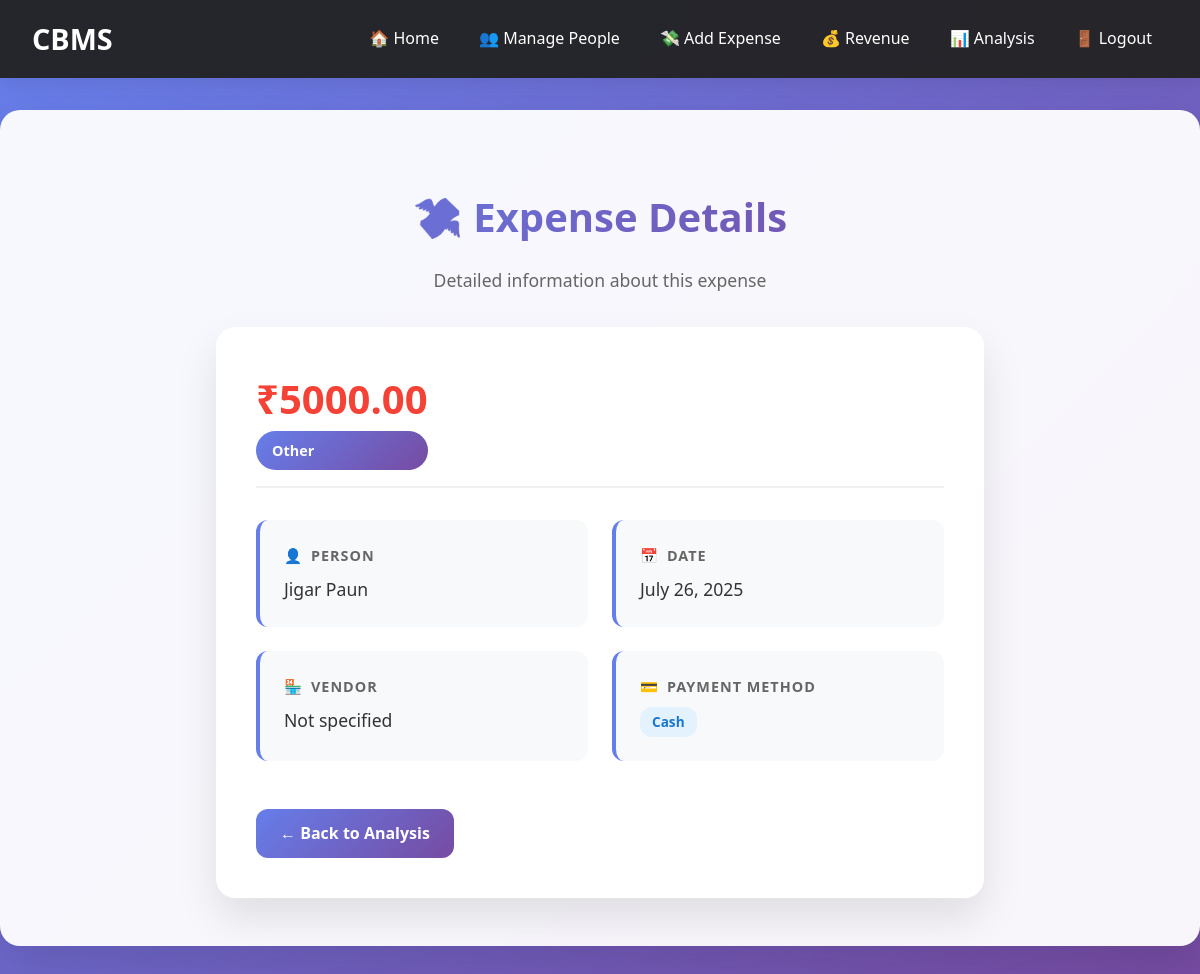
The app's page /expense/5/ (signed in) with its own data.
### budget/models.py (models this page shows)
class Expense(models.Model):
    CATEGORY_CHOICES = [
        ('marketing', 'Marketing'),
        ('salaries', 'Salaries'),
        ('utilities', 'Utilities'),
        ('rent', 'Rent'),
        ('equipment', 'Equipment'),
        ('travel', 'Travel'),
        ('food', 'Food & Entertainment'),
        ('other', 'Other'),
    ]
    PAYMENT_METHOD_CHOICES = [
        ('cash', 'Cash'),
        ('card', 'Credit/Debit Card'),
        ('bank_transfer', 'Bank Transfer'),
        ('check', 'Check'),
        ('digital_wallet', 'Digital Wallet'),
        ('other', 'Other'),
    ]
    user = models.ForeignKey(User, on_delete=models.CASCADE, related_name='expenses')
    person = models.ForeignKey(Person, on_delete=models.CASCADE, related_name='expenses')
    amount = models.DecimalField(max_digits=10, decimal_places=2)
    category = models.CharField(max_length=20, choices=CATEGORY_CHOICES, default='other')
    vendor = models.CharField(max_length=200, blank=True, null=True)
    payment_method = models.CharField(max_length=20, choices=PAYMENT_METHOD_CHOICES, default='cash')
    date = models.DateField()
    notes = models.TextField(blank=True, null=True)

class Person(models.Model):
    user = models.ForeignKey(User, on_delete=models.CASCADE, related_name='persons')
    name = models.CharField(max_length=100)
    email = models.EmailField()
    num = models.IntegerField(default=0)
    job_post = models.CharField(max_length=100, blank=True, null=True)
    class Meta:
        unique_together = ['user', 'email']  # Email should be unique per user

### budget/views.py (the view)
# urls.py: path('expense/<int:expense_id>/', v.expense_detail, name='expense_detail'),
@login_required(login_url='login')
def expense_detail(request, expense_id):
    expense = get_object_or_404(Expense, id=expense_id, user=request.user)
    return render(request, 'expense_detail.html', {'expense': expense})

### budget/templates/expense_detail.html (shortened to what this page needs)
{% extends "base.html" %}
{% load static %}
{% block content %}
<div class="detail-container">
    <div class="page-header">
        <h1 class="page-title">💸 Expense Details</h1>
        <p class="page-subtitle">Detailed information about this expense</p>
    </div>
    <div class="expense-card">
        <div class="expense-header">
            <div>
                <div class="expense-amount">₹{{ expense.amount|floatformat:2 }}</div>
                <div class="expense-category">{{ expense.get_category_display }}</div>
            </div>
        </div>
        <div class="detail-grid">
            <div class="detail-item">
                <div class="detail-label">
                    <span>👤</span>
                    Person
                </div>
                <div class="detail-value">{{ expense.person.name }}</div>
            </div>
            <div class="detail-item">
                <div class="detail-label">
                    <span>📅</span>
                    Date
                </div>
                <div class="detail-value">{{ expense.date|date:"F d, Y" }}</div>
            </div>
            <div class="detail-item">
                <div class="detail-label">
                    <span>🏪</span>
                    Vendor
                </div>
                <div class="detail-value">{{ expense.vendor|default:"Not specified" }}</div>
            </div>
            <div class="detail-item">
                <div class="detail-label">
                    <span>💳</span>
                    Payment Method
                </div>
                <div class="detail-value">
                    <span class="payment-method-badge">{{ expense.get_payment_method_display }}</span>
                </div>
            </div>
        </div>
        <a href="{% url 'account_analysis' %}" class="back-button">← Back to Analysis</a>
    </div>
</div>
{% endblock %}

### budget/templates/base.html (style rules this page uses)
* { box-sizing: border-box; }
body { margin: 0; font-family: 'Segoe UI', Tahoma, Geneva, Verdana, sans-serif; background: linear-gradient(135deg, #667eea 0%, #764ba2 100%); min-height: 100vh; line-height: 1.6; }

### budget/templates/expense_detail.html (style rules this page uses)
.detail-container { padding: 1rem; max-width: 800px; margin: 0 auto; }
.page-header { text-align: center; margin-bottom: 2rem; }
.page-title { font-size: 2.5rem; font-weight: 700; background: linear-gradient(135deg, #667eea 0%, #764ba2 100%); -webkit-background-clip: text; -webkit-text-fill-color: transparent; background-clip: text; margin-bottom: 0.5rem; }
.page-subtitle { color: #666; font-size: 1.1rem; }
.expense-card { background: rgba(255,255,255,0.95); backdrop-filter: blur(10px); border-radius: 20px; padding: 2.5rem; box-shadow: 0 20px 40px rgba(0,0,0,0.1); animation: fadeInUp 0.8s ease-out; }
.expense-header { display: flex; align-items: center; justify-content: space-between; margin-bottom: 2rem; padding-bottom: 1rem; border-bottom: 2px solid #f0f0f0; }
.expense-amount { font-size: 2.5rem; font-weight: 700; color: #f44336; }
.expense-category { background: linear-gradient(135deg, #667eea 0%, #764ba2 100%); color: white; padding: 0.5rem 1rem; border-radius: 20px; font-weight: 600; font-size: 0.9rem; }
.detail-grid { display: grid; grid-template-columns: repeat(auto-fit, minmax(250px, 1fr)); gap: 1.5rem; margin-bottom: 2rem; }
.detail-item { background: #f8f9fa; padding: 1.5rem; border-radius: 12px; border-left: 4px solid #667eea; }
.detail-label { font-weight: 600; color: #666; font-size: 0.9rem; text-transform: uppercase; letter-spacing: 1px; margin-bottom: 0.5rem; display: flex; align-items: center; gap: 0.5rem; }
.detail-value { font-size: 1.1rem; color: #333; font-weight: 500; }
.back-button { display: inline-block; padding: 0.75rem 1.5rem; background: linear-gradient(135deg, #667eea 0%, #764ba2 100%); color: white; text-decoration: none; border-radius: 12px; font-weight: 600; transition: all 0.3s ease; margin-top: 1rem; }
.payment-method-badge { display: inline-block; padding: 0.25rem 0.75rem; background: #e3f2fd; color: #1976d2; border-radius: 12px; font-size: 0.85rem; font-weight: 600; }

### records on screen
Expense: amount "5000.00", category "Other", person.name "Jigar Paun", date "July 26, 2025", vendor "Not specified", payment_method "Cash"
